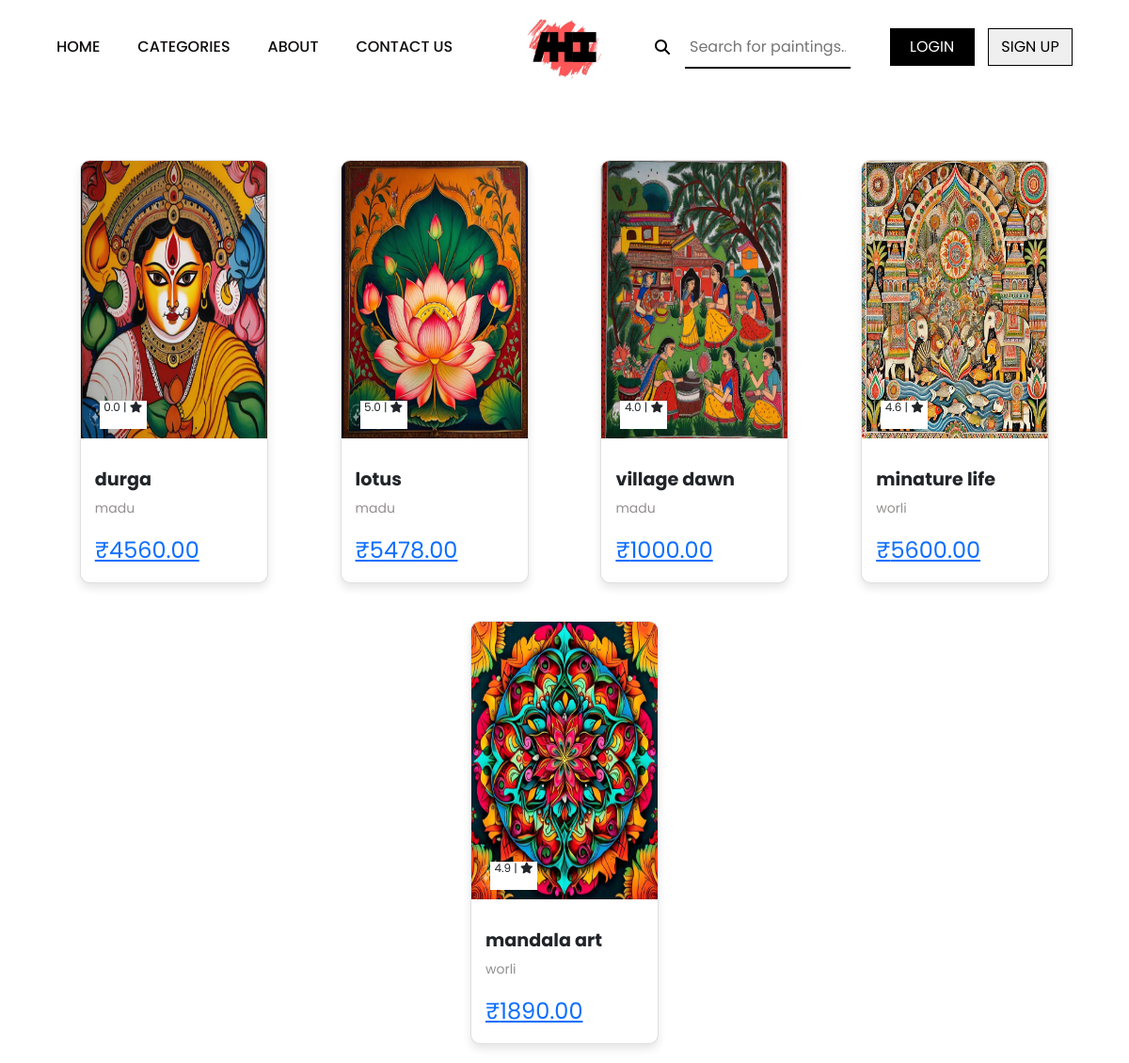
The app's page /search/ with its own data.
### core/models.py (models this page shows, shortened)
class Painting(models.Model):
    title = models.CharField(max_length=100)
    description = models.TextField()
    category = models.ForeignKey(Category, on_delete=models.CASCADE, related_name='paintings', default=None)
    image = models.ImageField(upload_to="products_images/", default=None, null=True )
    rating = models.DecimalField(decimal_places=1, max_digits=3, default=0.0, null=True)
    price = models.DecimalField(decimal_places=2, max_digits=10, default=1000.00, null=True)
    is_new = models.BooleanField(default=False)
    is_selling = models.BooleanField(default=False)

class Category(models.Model):
    name = models.CharField(max_length=100, unique=True, default=None )
    def __str__(self):
        return self.name

### core/views.py (the view)
# urls.py: path('search/', views.search_paintings , name="search_paintings" ),
def search_paintings(request):
    query = request.GET.get('q', '')
    if query:
        results = Painting.objects.filter(
            Q(title__icontains=query) | Q(description__icontains=query)
        )
    else:
        results = Painting.objects.all()
    return render(request, 'searches.html', {'results': results, 'query': query})

### templates/searches.html
{% extends "base.html" %}
{% block content %}
<center>
    <div class="container">
        {% if results %}
            {% for painting in results %}
                <div class="card">
                    <img src="/media/{{ painting.image }}" alt="{{ painting.title }}">
                    <div class="rating">
                        <p>{{ painting.rating }} | <i class="fa-solid fa-star"></i></p>
                    </div>
                    <div class="card-content">
                        <p class="title">{{ painting.title }}</p>
                        <p class="price">{{ painting.category }}</p>
                        <p class="type"><a href="{% url 'product' pk=painting.id %}">₹{{ painting.price }}</a></p>
                    </div>
                </div>
            {% endfor %}
        {% else %}
        <p>No paintings found matching your query.</p>
        {% endif %}
</div>
</center>
{% endblock %}

### static/css/base.css (style rules this page uses)
* { margin:0%; padding:0%; box-sizing: border-box; font-family: "Poppins"; }
body { width: 100%; height: auto; overflow-x: hidden; overflow-y: scroll; }
center { width: 100%; height: 100px; }

### static/css/searches.css (style rules this page uses)
.container { display: flex; justify-content: space-evenly; align-items: center; flex-wrap: wrap; margin-top: 50px; width: 100%; max-width: 1168px; }
.card { background-color: #fff; border-radius: 10px; box-shadow: 0 5px 10px rgba(0, 0, 0, 0.1); overflow: hidden; width: 200px; height: 450px; text-align: center; margin: 20px; position: relative; }
.card img { width: 100%; height: 70%; display: block; }
.card-content { padding: 0px 15px; }
.title { font-size: 1.2em; margin-bottom: 5px; text-align: left; font-weight: 700; }
.price { font-size: 14px; color: #949090; text-align: left; }
.type { font-size: 1.5em; color: rgb(25, 214, 25); margin-top: 10px; text-align: left; }
.rating { position: relative; bottom: 40px; left: 20px; width: 50px; height: 30px; font-size: 12px; text-align: center; background-color: white; display: flex; align-items: center; justify-content: center; }

### records on screen
Painting: image (picture), rating "0.0", title "durga", category "madu", price "4560.00"
Painting: image (picture), rating "5.0", title "lotus", category "madu", price "5478.00"
Painting: image (picture), rating "4.0", title "village dawn", category "madu", price "1000.00"
Painting: image (picture), rating "4.6", title "minature life", category "worli", price "5600.00"
Painting: image (picture), rating "4.9", title "mandala art", category "worli", price "1890.00"
